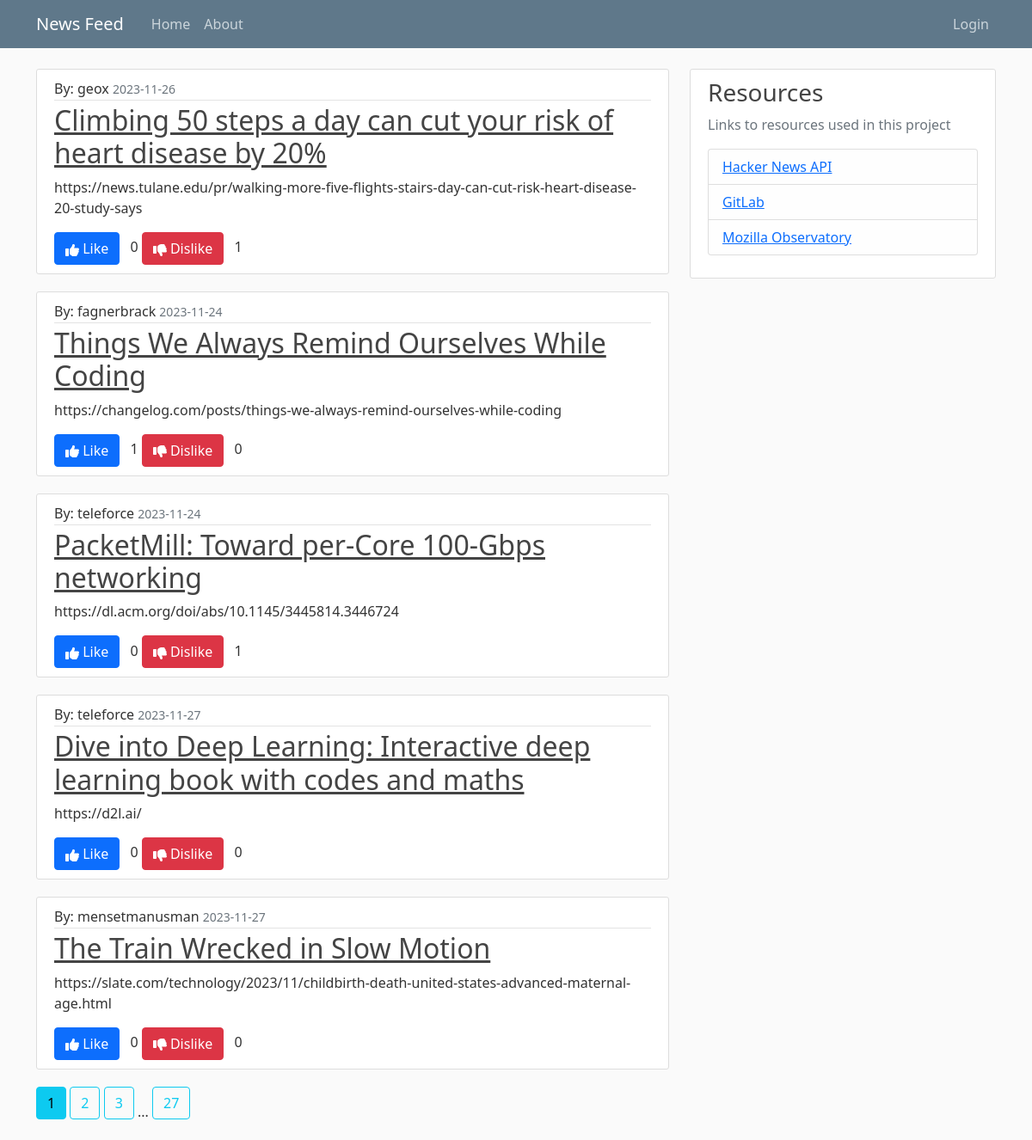
The page /home on the database its author committed.
### hackernews/models.py (models this page shows, shortened)
class Post(db.Model):
    author = db.Column(db.String(100), nullable=False)
    descendants = db.Column(db.Integer)
    id = db.Column(db.Integer, primary_key=True)
    kids = db.Column(db.PickleType)
    score = db.Column(db.Integer)
    title = db.Column(db.String(100), nullable=False)
    posttype = db.Column(db.String(100))
    time = db.Column(db.Integer)
    url = db.Column(db.String, nullable=False)
    likes = db.relationship('Like', backref='post', cascade='all, delete-orphan')
    dislikes = db.relationship('Dislike', backref='post', cascade='all, delete-orphan')
    popularity = db.Column(db.Integer, default=0)

### hackernews/routes.py (the view)
@app.route("/")
@app.route("/home")
def home():
    posts = []
    with app.app_context():
        page = request.args.get('page', 1, type=int)
        all_posts = db.session.query(Post).order_by(Post.popularity.desc(),
                Post.time.desc()).paginate(page=page, per_page=5)
    for i in all_posts.items:
        num_likes = Like.query.filter_by(post_id=i.id).count()
        num_dislikes = Dislike.query.filter_by(post_id=i.id).count()
        user_likes = Like.query.filter_by(post_id=i.id).all()
        user_dislikes = Dislike.query.filter_by(post_id=i.id).all()
        entry = {
                    'by': i.author,
                    'descendants': i.descendants,
                    'id': i.id,
                    'kids': i.kids,
                    'score': i.score,
                    'title': i.title,
                    'type': i.posttype,
                    'time': datetime.datetime.fromtimestamp(i.time),
                    'url': i.url,
                    'likes': num_likes,
                    'dislikes': num_dislikes,
                    'likedby': user_likes,
                    'dislikedby': user_dislikes
                }
        posts.append(entry)
    return render_template('home.html', posts=posts, page=page,
            pages=list(all_posts.iter_pages(left_edge=1, right_edge=1, left_current=1,
                right_current=2)), nonce_val=nonce_val)

### hackernews/routes.py (called while the page is built)
@app.after_request
def add_security_headers(response):
    response.headers['Content-Security-Policy'] = (
            "default-src 'none';"
            "form-action 'none';"
            "connect-src 'self';"
            "base-uri 'self';"
            "style-src 'self'  https://cdnjs.cloudflare.com https://cdn.jsdelivr.net;"
            "script-src 'self' https://cdn.jsdelivr.net "
            f"https://cdnjs.cloudflare.com 'nonce-{nonce_val}';"
            "font-src 'self' https://cdnjs.cloudflare.com;"
            "img-src 'self' https://lh3.googleusercontent.com;"
            "frame-ancestors 'self'"
            )
    return response

### hackernews/templates/home.html (shortened to what this page needs)
{% extends "layout.html" %}
{% block content %}
    {% for post in posts %}
    <article class="media content-section">
      <div class="media-body">
        <div class="article-metadata">
          <span class="mr-2">By: {{ post.by }}</span>
          <small class="text-muted">{{ post.time.strftime('%Y-%m-%d') }}</small>
        </div>
	<h2><a class="article-title" href="{{post.url}}">{{ post.title }}</a></h2>
        <p class="article-content">{{ post.url }}</p>
	{% if session.get('user') and session.get('user').userinfo.sub in post.likedby|map(attribute="author")|list %}
	<button class="btn btn-primary active" id="like-button-{{post.id}}" data-toggle="button" aria-pressed="true">
	    <svg xmlns="http://www.w3.org/2000/svg" class="icon" height="1em" viewBox="0 0 512 512"><path d="M313.4 32.9c26 5.2 42.9 30.5 37.7 56.5l-2.3 11.4c-5.3 26.7-15.1 52.1-28.8 75.2H464c26.5 0 48 21.5 48 48c0 18.5-10.5 34.6-25.9 42.6C497 275.4 504 288.9 504 304c0 23.4-16.8 42.9-38.9 47.1c4.4 7.3 6.9 15.8 6.9 24.9c0 21.3-13.9 39.4-33.1 45.6c.7 3.3 1.1 6.8 1.1 10.4c0 26.5-21.5 48-48 48H294.5c-19 0-37.5-5.6-53.3-16.1l-38.5-25.7C176 420.4 160 390.4 160 358.3V320 272 247.1c0-29.2 13.3-56.7 36-75l7.4-5.9c26.5-21.2 44.6-51 51.2-84.2l2.3-11.4c5.2-26 30.5-42.9 56.5-37.7zM32 192H96c17.7 0 32 14.3 32 32V448c0 17.7-14.3 32-32 32H32c-17.7 0-32-14.3-32-32V224c0-17.7 14.3-32 32-32z"/></svg> Like
	</button>
	{% else %}
	<button class="btn btn-primary" id="like-button-{{post.id}}" data-toggle="button" aria-pressed="false">
		    Like
        </button>
	{% endif %}
	<span id="likes-count-{{post.id}}" class="ms-2">{{post.likes}}</span>
	{% if session.get('user') and session.get('user').userinfo.sub in post.dislikedby|map(attribute="author")|list %}
	<button class="btn btn-danger active" id="dislike-button-{{post.id}}" data-toggle="button" aria-pressed="true">
		<svg xmlns="http://www.w3.org/2000/svg" class="icon" height="1em" viewBox="0 0 512 512"><path d="M313.4 479.1c26-5.2 42.9-30.5 37.7-56.5l-2.3-11.4c-5.3-26.7-15.1-52.1-28.8-75.2H464c26.5 0 48-21.5 48-48c0-18.5-10.5-34.6-25.9-42.6C497 236.6 504 223.1 504 208c0-23.4-16.8-42.9-38.9-47.1c4.4-7.3 6.9-15.8 6.9-24.9c0-21.3-13.9-39.4-33.1-45.6c.7-3.3 1.1-6.8 1.1-10.4c0-26.5-21.5-48-48-48H294.5c-19 0-37.5 5.6-53.3 16.1L202.7 73.8C176 91.6 160 121.6 160 153.7V192v48 24.9c0 29.2 13.3 56.7 36 75l7.4 5.9c26.5 21.2 44.6 51 51.2 84.2l2.3 11.4c5.2 26 30.5 42.9 56.5 37.7zM32 384H96c17.7 0 32-14.3 32-32V128c0-17.7-14.3-32-32-32H32C14.3 96 0 110.3 0 128V352c0 17.7 14.3 32 32 32z"/></svg> Dislike
	</button>
	{% else %}
	<button class="btn btn-danger" id="dislike-button-{{post.id}}" data-toggle="button" aria-pressed="false">
		Dislike
        </button>
	{% endif %}
	<span id="dislikes-count-{{post.id}}" class="ms-2">{{post.dislikes}}</span>
      </div>
    </article>
    {% endfor %}
    {% for page_num in pages%}
       {% if page_num %}
          {% if page == page_num %}
	     <a class="btn btn-info mb-4" href="{{ url_for('home', page=page_num) }}">{{page_num}}</a>
	  {% else %}
	     <a class="btn btn-outline-info mb-4" href="{{ url_for('home', page=page_num) }}">{{page_num}}</a>
	  {% endif %}
       {% else %}
         ...
       {% endif %}
    {% endfor %}
{% endblock content %}

### hackernews/templates/layout.html (shortened to what this page needs)
<!DOCTYPE html>
<html>
<head>
    <link href="https://cdn.jsdelivr.net/npm/bootstrap@5.0.2/dist/css/bootstrap.min.css" rel="stylesheet">
    <link rel="stylesheet" type="text/css" href="{{ url_for('static', filename='main.css')}}"
</head>
<body>
    <header class="site-header">
      <nav class="navbar navbar-expand-md navbar-dark bg-steel fixed-top">
        <div class="container">
          <a class="navbar-brand me-4" href="/">News Feed</a>
          <div class="collapse navbar-collapse" id="navbarToggle">
            <div class="navbar-nav mb-auto">
              <a class="nav-item nav-link" href="/">Home</a>
              <a class="nav-item nav-link" href="/about">About</a>
            </div>
            <div class="navbar-nav ms-auto">
	      {% if session %}
	      	<a class="nav-item nav-link" href="/account">Account</a>
		{%if 'roles' in session and 'admin' in session['roles']%}
		   <li class="nav-item dropdown">
			   <a class="nav-link dropdown-toggle" href="#" role="button" data-bs-toggle="dropdown" aria-expanded="false">
				Admin
			   </a>
			   <ul class="dropdown-menu">
            		      <li><a class="dropdown-item" href="/admin_user">User Dashboard</a></li>
                              <li><a class="dropdown-item" href="/admin_post">Post Dashboard</a></li>
                           </ul>
		   </li>
                {% endif %}
	      	<a class="nav-item nav-link" href="/logout">Logout</a>
              {% else %}
	      	<a class="nav-item nav-link" href="/login">Login</a>
	      {% endif %}
            </div>
          </div>
        </div>
      </nav>
    </header>
    <main role="main" class="container">
      <div class="row">
        <div class="col-md-8">
          {% block content %}{% endblock %}
        </div>
        <div class="col-md-4">
          <div class="content-section">
            <h3>Resources</h3>
            <p class='text-muted'>Links to resources used in this project
              <ul class="list-group">
		<li class="list-group-item list-group-item-light"><a href="https://hackernews.api-docs.io/v0/overview/introduction">Hacker News API</a></li>
		<li class="list-group-item list-group-item-light"><a href="https://gitlab.com/cop45219484040/hacker-news">GitLab</a></li>
		<li class="list-group-item list-group-item-light"><a href="https://observatory.mozilla.org/analyze/olivia.meidynasty.com">Mozilla Observatory</a></li>
              </ul>
            </p>
          </div>
        </div>
      </div>
    </main>
</body>
</html>

### hackernews/static/main.css (style rules this page uses)
body { background: #fafafa; color: #333333; margin-top: 5rem; }
h1, h2, h3, h4, h5, h6 { color: #444444; }
.bg-steel { background-color: #5f788a; }
.site-header .navbar-nav .nav-link { color: #cbd5db; }
.content-section { background: #ffffff; padding: 10px 20px; border: 1px solid #dddddd; border-radius: 3px; margin-bottom: 20px; }
.article-title { color: #444444; }
.article-content { white-space: pre-line; }
.article-metadata { padding-bottom: 1px; margin-bottom: 4px; border-bottom: 1px solid #e3e3e3 }
.icon { filter:invert(100%); }

### rows shown on the page
Post: by "geox", time "2023-11-26", title "Climbing 50 steps a day can cut your risk of heart disease by 20%", url "https://news.tulane.edu/pr/walking-more-five-flights-stairs-day-can-cut-risk-heart-disease-20-study-says", likes "0", dislikes "1"
Post: by "fagnerbrack", time "2023-11-24", title "Things We Always Remind Ourselves While Coding", url "https://changelog.com/posts/things-we-always-remind-ourselves-while-coding", likes "1", dislikes "0"
Post: by "teleforce", time "2023-11-24", title "PacketMill: Toward per-Core 100-Gbps networking", url "https://dl.acm.org/doi/abs/10.1145/3445814.3446724", likes "0", dislikes "1"
Post: by "teleforce", time "2023-11-27", title "Dive into Deep Learning: Interactive deep learning book with codes and maths", url "https://d2l.ai/", likes "0", dislikes "0"
Post: by "mensetmanusman", time "2023-11-27", title "The Train Wrecked in Slow Motion", url "https://slate.com/technology/2023/11/childbirth-death-united-states-advanced-maternal-age.html", likes "0", dislikes "0"

### other values the page prints
{{ page_num }} "1"
{{ page_num }} "2" "3" "27"
